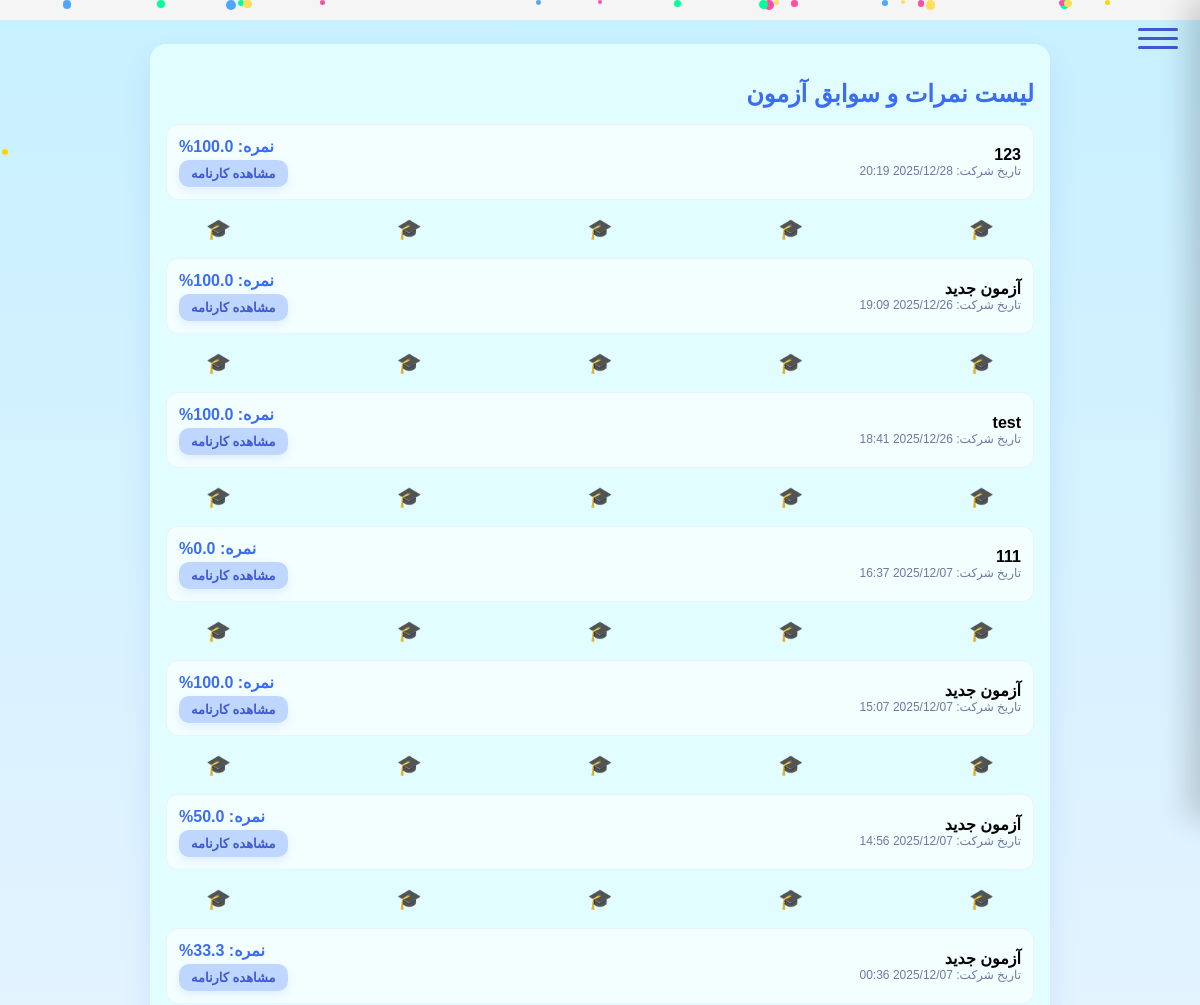
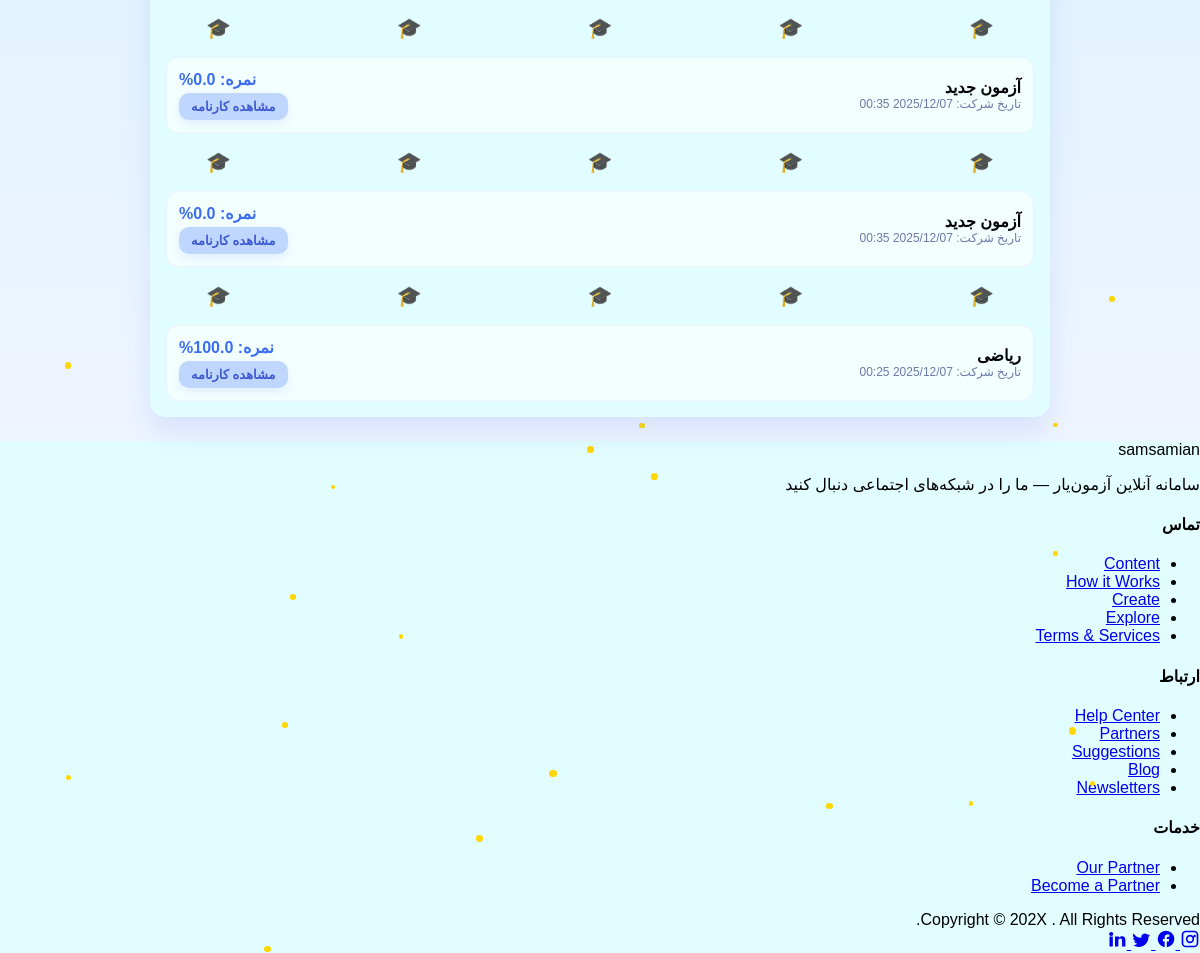
/accounts/student/scores/ (signed in), run on the app's committed database (2 pictures, top to bottom).
### accounts/models.py (models this page shows, shortened)
class ExamAssignment(models.Model):
    exam = models.ForeignKey(Exam, on_delete=models.CASCADE, related_name='assignments')
    student = models.ForeignKey(settings.AUTH_USER_MODEL, on_delete=models.CASCADE, related_name='exam_assignments')
    selected_question_ids = models.JSONField()
    score = models.FloatField(null=True, blank=True)
    student_answers = models.JSONField(default=dict, blank=True)
    completed_at = models.DateTimeField(null=True, blank=True)
    created_at = models.DateTimeField(auto_now_add=True)
    class Meta:
        unique_together = ('exam', 'student')

class Exam(models.Model):
    name = models.CharField(max_length=200)
    classroom = models.ForeignKey('Classroom', on_delete=models.CASCADE, related_name='exams')
    num_questions = models.PositiveIntegerField(default=0)
    created_by = models.ForeignKey(settings.AUTH_USER_MODEL, on_delete=models.CASCADE, related_name='created_exams')
    students = models.ManyToManyField(settings.AUTH_USER_MODEL, related_name='exams', blank=True)
    created_at = models.DateTimeField(auto_now_add=True)
    source_exam = models.ForeignKey('self', null=True, blank=True, on_delete=models.SET_NULL, related_name='derived_exams')
    shuffle_per_student = models.BooleanField(default=True)
    duration = models.PositiveIntegerField(default=60, help_text="Duration in minutes")
    start_time = models.DateTimeField(null=True, blank=True)
    end_time = models.DateTimeField(null=True, blank=True)
    class Meta:
        verbose_name = "آزمون"
        verbose_name_plural = "آزمون‌ها"

### accounts/views.py (the view)
# urls.py: path('student/scores/', StudentScoresView.as_view(), name='student_scores'),
@method_decorator(login_required, name="dispatch")
class StudentScoresView(TemplateView):
    template_name = "accounts/student_scores.html"
    def dispatch(self, request, *args, **kwargs):
        u = request.user
        if getattr(getattr(u, 'role', None), 'code', '') != 'student':
            return redirect('dashboard')
        return super().dispatch(request, *args, **kwargs)
    def get_context_data(self, **kwargs):
        ctx = super().get_context_data(**kwargs)
        assignments = ExamAssignment.objects.filter(
            student=self.request.user,
            completed_at__isnull=False
        ).select_related('exam').order_by('-completed_at')
        ctx['assignments'] = assignments
        return ctx

### templates/accounts/student_scores.html (shortened to what this page needs)
{% extends "base.html" %}
{% block body_class %}student-scores{% endblock %}
{% block content %}
    <div class="stars" id="stars"></div>
    <div class="confetti" id="confetti"></div>
<div class="wrap">
  <div class="card">
    <h2 style="font-weight:800;color:#3A6CF4;margin-bottom:16px">لیست نمرات و سوابق آزمون</h2>
    <div style="display:grid;grid-template-columns:1fr;gap:12px">
      {% for a in assignments %}
      <div class="item">
        <div>
            <div style="font-weight:bold;">{{ a.exam.name }}</div>
            <div style="color:#6b7aa6;font-size:12px;">تاریخ شرکت: {{ a.completed_at|date:"Y/m/d H:i" }}</div>
        </div>
        <div style="text-align:left;">
            <div style="font-weight:bold;color:#3A6CF4;">نمره: {{ a.score|floatformat:1 }}%</div>
            <a href="{% url 'exam_result' a.exam.id %}" class="btn-report">مشاهده کارنامه</a>
        </div>
      </div>
      {% if not forloop.last %}
      <div class="grad-line-container">
        {% for i in "12345" %}
        <span class="grad-item" style="animation-delay: -{{ forloop.counter }}s;">🎓</span>
        {% endfor %}
      </div>
      {% endif %}
      {% empty %}
      <div style="padding:20px;text-align:center;color:#6b7aa6;">شما هنوز در هیچ آزمونی شرکت نکرده‌اید.</div>
      {% endfor %}
    </div>
  </div>
</div>
{% endblock %}

### static/styles.css (style rules this page uses)
body { font-family: tahoma, sans-serif; direction: rtl; margin: 0; padding: 0; }

### templates/base.html (style rules this page uses)
body.student-theme { background: linear-gradient(to bottom, #c7f0ff, #fdf6ff) !important; min-height: 100vh; }

### templates/accounts/student_scores.html (style rules this page uses)
body.student-scores { background: linear-gradient(180deg, #f5f8ff 0%, #eef3ff 100%); }
.wrap { max-width:900px;margin:24px auto;padding:0 16px }
.card { background-color: #e2fdff; border: none; position: relative; z-index: 1; border-radius:16px; box-shadow:0 16px 28px rgba(58,108,244,0.12); padding:16px; }
.grad-line-container { text-align: center; font-size: 1.25rem; margin: 5px 0; opacity: 0.9; user-select: none; white-space: nowrap; overflow: hidden; display: flex; justify-content: space-between; padding: 0 40px; gap: 8px; }
.grad-item { display: inline-block; animation: float-cap 4s ease-in-out infinite; }
.grad-item:nth-child(even) { animation-name: float-cap-opposite; }
.stars, .confetti { position:fixed; width:100%; height:100%; top:0; left:0; overflow:hidden; z-index:0; pointer-events:none; }
.btn-report { background-color: #bfd7ff !important; color: #3f59cf !important; border: none !important; box-shadow: 0 4px 10px rgba(58,108,244,0.1); transition: transform 0.2s; text-decoration: none; font-size: 13px; padding: 6px 12px; border-radius: 10px; font-weight: 700; display: inline-block; margin-top: 4px; }
.item { border:1px solid #eaf1ff; border-radius:12px; padding:12px; display:flex; justify-content:space-between; align-items:center; background: rgba(255,255,255,0.6); }

### data on the page
ExamAssignment: exam.name "123", completed_at "2025/12/28 20:19", score "100.0"
ExamAssignment: exam.name "آزمون جدید", completed_at "2025/12/26 19:09", score "100.0"
ExamAssignment: exam.name "test", completed_at "2025/12/26 18:41", score "100.0"
ExamAssignment: exam.name "111", completed_at "2025/12/07 16:37", score "0.0"
ExamAssignment: exam.name "آزمون جدید", completed_at "2025/12/07 15:07", score "100.0"
ExamAssignment: exam.name "آزمون جدید", completed_at "2025/12/07 14:56", score "50.0"
ExamAssignment: exam.name "آزمون جدید", completed_at "2025/12/07 00:36", score "33.3"
ExamAssignment: exam.name "آزمون جدید", completed_at "2025/12/07 00:35", score "0.0"
ExamAssignment: exam.name "آزمون جدید", completed_at "2025/12/07 00:35", score "0.0"
ExamAssignment: exam.name "ریاضی", completed_at "2025/12/07 00:25", score "100.0"
